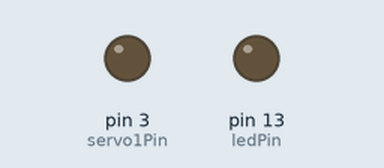
Recording of a sketch running on a simulated Arduino Uno, built with avr-gcc and run on an emulated ATmega328P. Shown: output pins drawn as LEDs (lit = HIGH).

Above: at 0.05 s.
At 1.5 s:
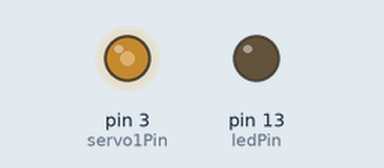
At 2.95 s:
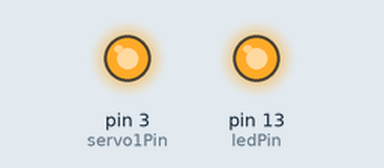
Timing chart, 0 to 6.9 s (numbered marks = the images above):
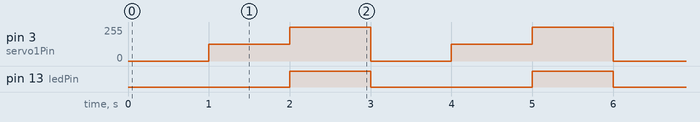

Measured:
- by itself, pin 3 (servo1Pin): repeats every 3.0 s: 255/255 1.0 s, 0/255 1.0 s, 127/255 1.0 s
- by itself, pin 13 (ledPin): alternates HIGH for 1.0 s and LOW for 2.0 s

The sketch:

QuadBot__2015_03_06_04_04_41_UTC_.ino
```cpp
const int servo1Pin = 3;
const int ledPin = 13;

void setup() {
  // put your setup code here, to run once:
  pinMode(servo1Pin, OUTPUT);
  pinMode(ledPin, OUTPUT);
}

void loop() {
  // put your main code here, to run repeatedly:

  analogWrite(servo1Pin, 0);
  analogWrite(ledPin, 0);
  delay(1000);
  analogWrite(servo1Pin, 127);
  analogWrite(ledPin, 127);
  delay(1000);
  analogWrite(servo1Pin, 255);
  analogWrite(ledPin, 255);
  delay(1000);

}
```
